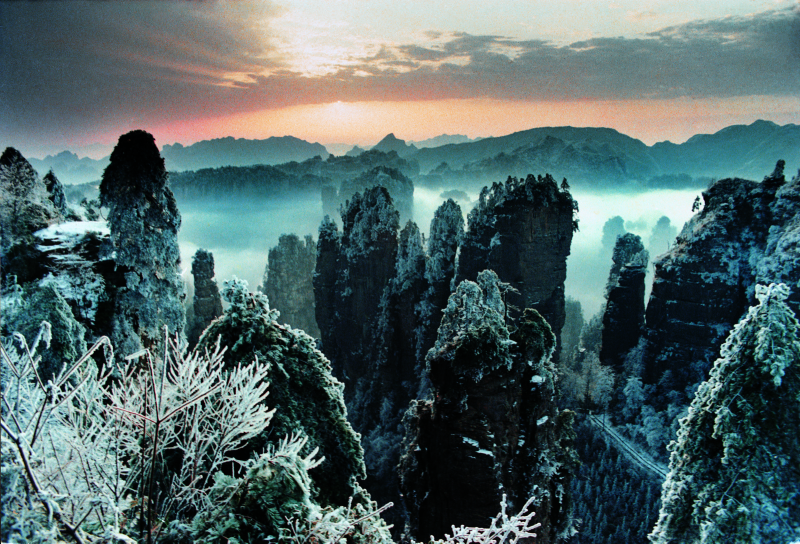
#> input picture images/contact-bg.jpg, 1600 x 1087 px (shown at 1/2 size); its folder holds only this picture in this run
$ python optimize-images.py
#> lines starting #> are read from the running program, lines starting #| are printed output that depends on the picture
#> in main, im is the input picture: PIL image 1600x1087 RGB; mean R, G, B 81.5, 102.9, 103.2
#!/usr/bin/env python3
"""
willyye.github.io/zhangjiajie-tours-v3 — SAFE image optimizer (reproducible build step)

Converts every images/*.jpg to WebP at the HIGHEST quality that is BOTH
smaller than the current on-disk asset AND perceptually indistinguishable
from the source (mean abs pixel diff < 4 on a 400px downscale ≈ invisible).

Safety guarantees (no regressions):
  - Never writes a WebP larger than the existing best on-disk asset.
  - Never writes a WebP with visible quality loss (diff >= 4 → keep original).
  - Does NOT emit unused -800 width variants (v3 HTML uses plain <img>, not srcset).
  - The original .jpg is kept as a fallback source.

Run from repo root:  python3 scripts/optimize-images.py
"""
import os
import glob
from PIL import Image, ImageChops

IMG_DIR = "images"
QUALITIES = [76, 72, 68]          # try high -> low; keep the SMALLEST that is smaller + indistinguishable (floor q68 for safety)
DIFF_OK = 4.0                       # perceptual diff threshold (~ invisible)


def perceptual_diff(a_path, b_path, max_dim=400):
    """Mean absolute per-channel pixel difference on a downscaled copy.
    ~0-3 == indistinguishable; 10+ == visibly different."""
#> called with a_path = 'images/contact-bg.jpg', b_path = 'images/contact-bg.tmp.webp', max_dim = 400
    a = Image.open(a_path).convert("RGB").resize((max_dim, max_dim), Image.LANCZOS)
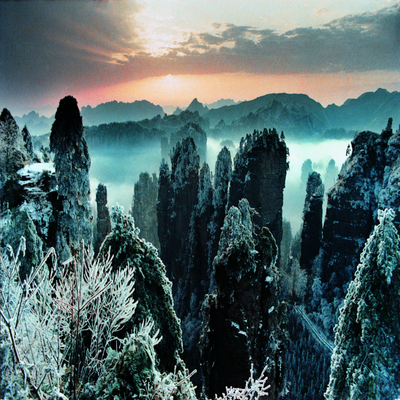
#> a: PIL image 400x400 RGB; mean R, G, B 81.5, 102.9, 103.3
    b = Image.open(b_path).convert("RGB").resize((max_dim, max_dim), Image.LANCZOS)
    diff = ImageChops.difference(a, b).histogram()
#> diff = 768 values, max 57341 at index 257, min 0 at index 21, mean 625
    total = count = 0
    for ch in range(3):
        for value, c in enumerate(diff[ch * 256:(ch + 1) * 256]):
            total += value * c
            count += c
    return total / count if count else 0.0


def main():
    jpgs = sorted(glob.glob(os.path.join(IMG_DIR, "*.jpg")))
    total_before = total_after = 0
    print(f"{'file':32} {'before':>8} {'after':>8} {'saved':>7} {'diff':>6}  action")
    print("-" * 78)
    for f in jpgs:
        stem = os.path.splitext(f)[0]
        webp_path = stem + ".webp"
        im = Image.open(f).convert("RGB")
        best_size = os.path.getsize(webp_path) if os.path.exists(webp_path) else os.path.getsize(f)
        cands = []
        for q in QUALITIES:
            tmp = stem + ".tmp.webp"
            im.save(tmp, "WEBP", quality=q, method=6)
            sz = os.path.getsize(tmp)
            d = perceptual_diff(f, tmp)
            os.remove(tmp)
            if d < DIFF_OK and sz < best_size:
                cands.append((sz, q, d))
        chosen = (min(cands)[1], min(cands)[0], min(cands)[2]) if cands else None
        total_before += best_size
        if chosen:
            im.save(webp_path, "WEBP", quality=chosen[0], method=6)
            after = os.path.getsize(webp_path)
            total_after += after
            print(f"{os.path.basename(f):32} {best_size:8d} {after:8d} "
                  f"{100 * (1 - after / best_size):6.1f}% {chosen[2]:6.2f}  webp q{chosen[0]}")
        else:
            total_after += best_size
            print(f"{os.path.basename(f):32} {best_size:8d} {best_size:8d} "
                  f"{'--':>7} {'--':>6}  keep existing (no safe win)")
    print("-" * 78)
    print(f"TOTAL referenced-best  before={total_before / 1024:.1f}KB  "
          f"after={total_after / 1024:.1f}KB  saved={100 * (1 - total_after / total_before):.1f}%")


if __name__ == "__main__":
    main()

$ run again, on images/intro-bg.jpg
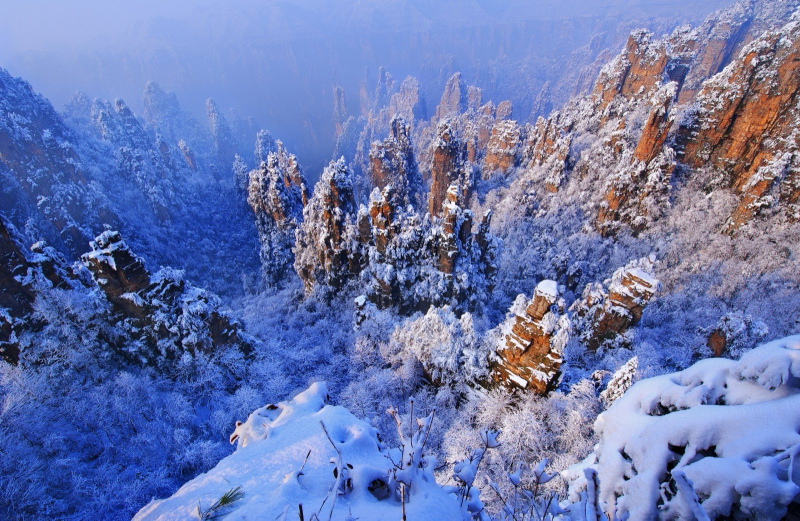
#> input picture images/intro-bg.jpg, 1600 x 1041 px (shown at 1/2 size)
#> in main, im is the input picture: PIL image 1600x1041 RGB; mean R, G, B 106.1, 119.6, 172.8
#> in perceptual_diff, `a = Image.open(a_path).convert("RGB").resize((max_dim, max_dim), Image..`:
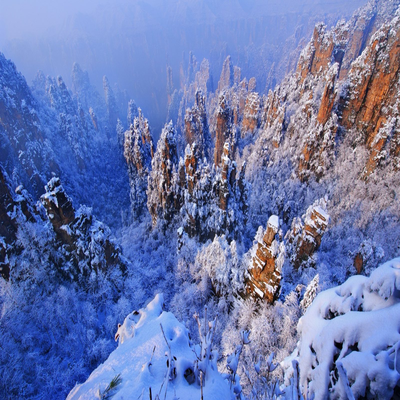
#> a: PIL image 400x400 RGB; mean R, G, B 106.1, 119.6, 172.8
#> diff = 768 values, max 62729 at index 257, min 0 at index 18, mean 625

$ run again, on images/jinbianxi-rock.jpg
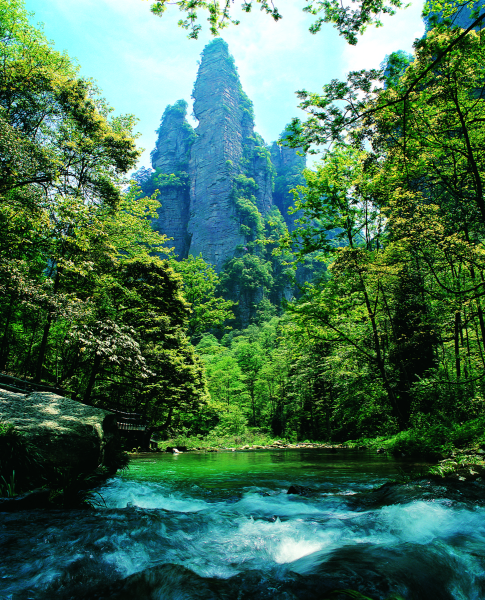
#> input picture images/jinbianxi-rock.jpg, 970 x 1200 px (shown at 1/2 size)
#> in main, im is the input picture: PIL image 970x1200 RGB; mean R, G, B 67.6, 112, 84.6
#> in perceptual_diff, `a = Image.open(a_path).convert("RGB").resize((max_dim, max_dim), Image..`:
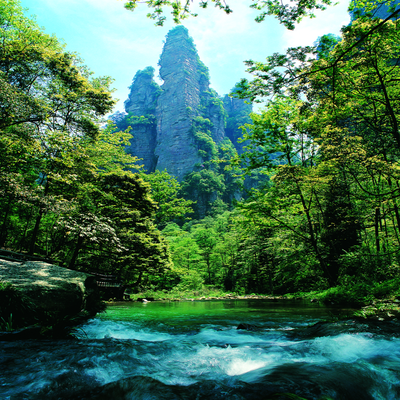
#> a: PIL image 400x400 RGB; mean R, G, B 67.7, 112, 84.6
#> diff = 768 values, max 38047 at index 257, min 0 at index 29, mean 625

$ run again, on images/jinbianxi-stream.jpg
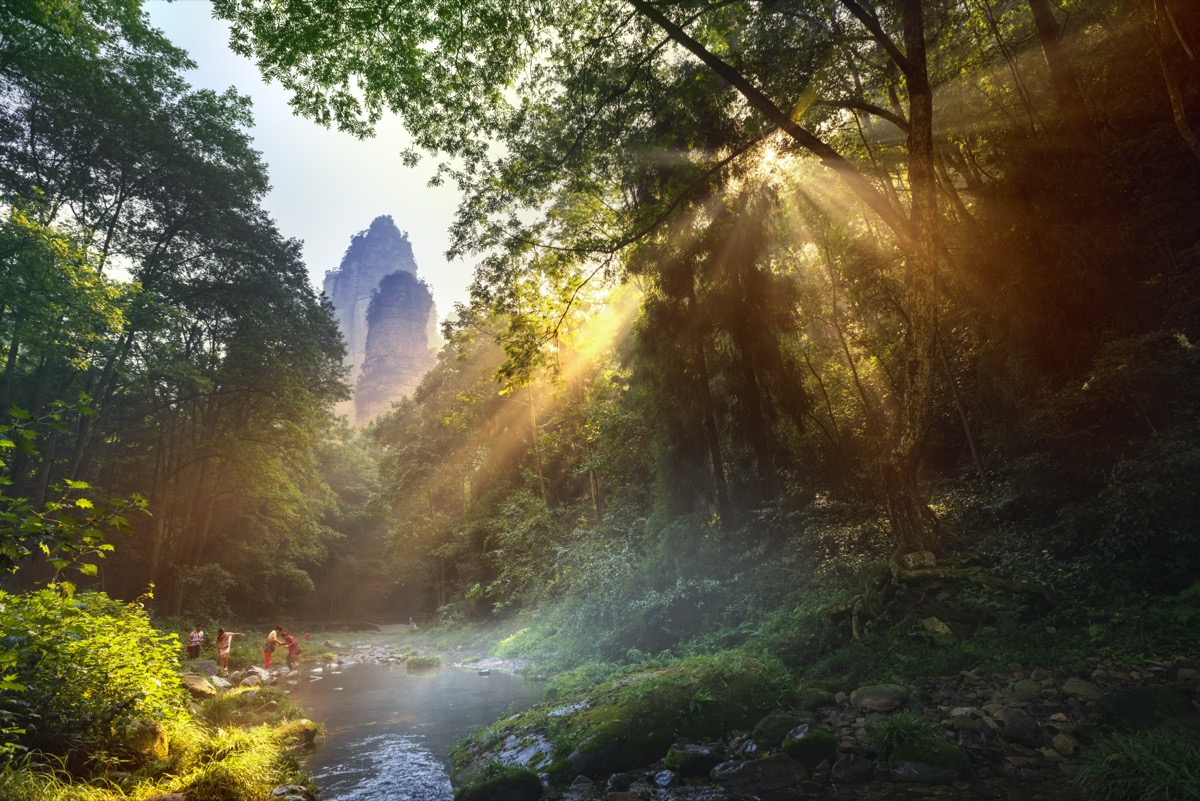
#> input picture images/jinbianxi-stream.jpg, 1200 x 801 px
#> in main, im is the input picture: PIL image 1200x801 RGB; mean R, G, B 90.6, 84.8, 61.6
#> in perceptual_diff, `a = Image.open(a_path).convert("RGB").resize((max_dim, max_dim), Image..`:
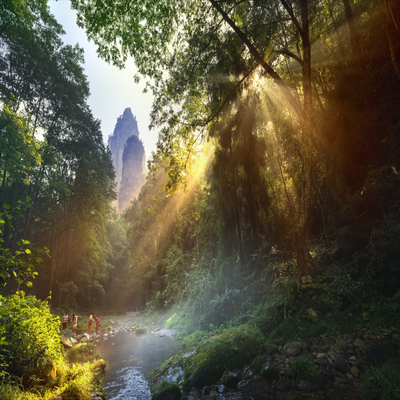
#> a: PIL image 400x400 RGB; mean R, G, B 90.6, 84.8, 61.6
#> diff = 768 values, max 58869 at index 257, min 0 at index 19, mean 625

$ run again, on images/food-hunan.jpg
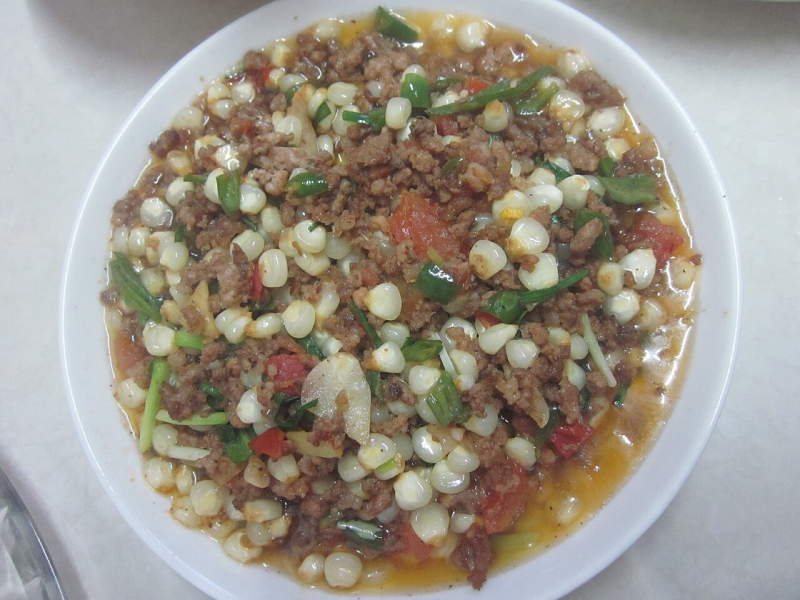
#> input picture images/food-hunan.jpg, 1600 x 1200 px (shown at 1/2 size)
#> in main, im is the input picture: PIL image 1600x1200 RGB; mean R, G, B 156.7, 149.9, 137.8
#> in perceptual_diff, `a = Image.open(a_path).convert("RGB").resize((max_dim, max_dim), Image..`:
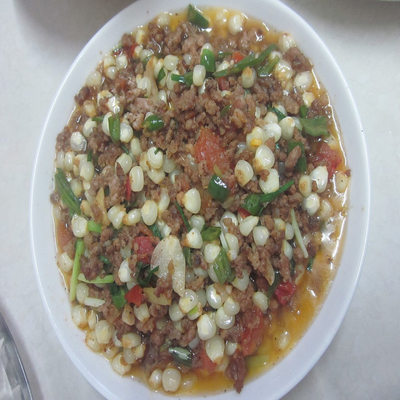
#> a: PIL image 400x400 RGB; mean R, G, B 156.7, 149.9, 137.8
#> diff = 768 values, max 67774 at index 257, min 0 at index 12, mean 625
